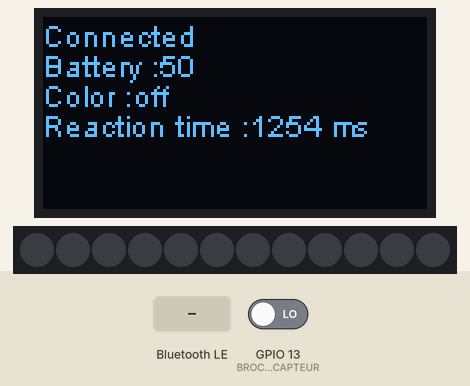
Bench run of a sketch on a simulated ESP32. Parts: 128×64 one-colour display, 12 RGB LEDs in strip order, left to right. The inputs (shaded band) are chosen by the test bench; at power-on: GPIO 13 (BROCHE_CAPTEUR) LOW. Dim RGB values are drawn brighter than linear; nothing arrives over Bluetooth unless stated; a phone connects over Bluetooth LE 3 s after start; what the sketch prints to the serial monitor is not drawn.

Above: at 3.6 s.
3.7 s: Bluetooth LE write "white" received
At 4.7 s:
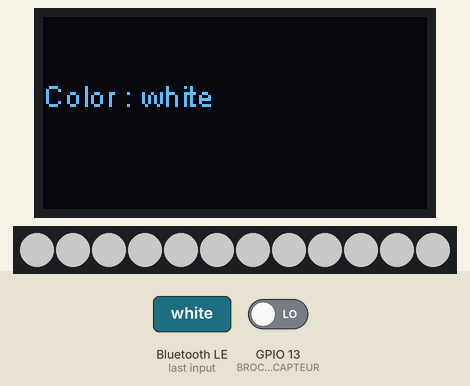
5.2 s: Bluetooth LE write "white" received
At 5.8 s:
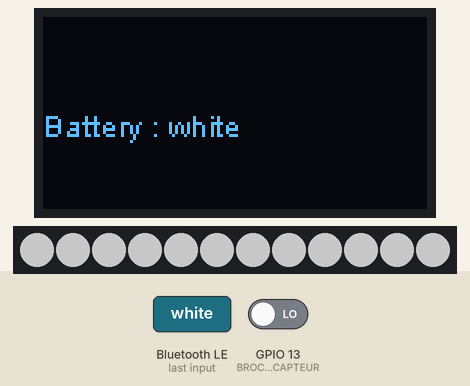
6.7 s: Bluetooth LE write "red" received
At 7.9 s:
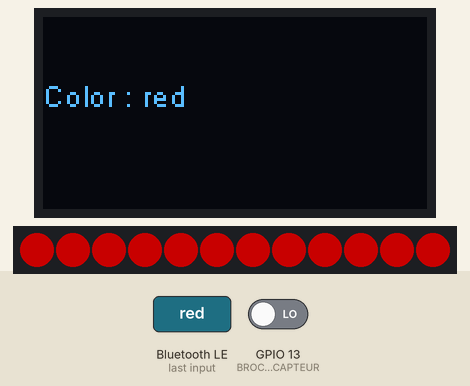
8.2 s: Bluetooth LE write "red" received
At 9.3 s:
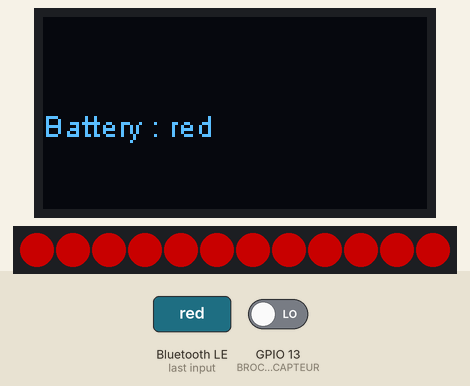
9.7 s: Bluetooth LE write "green" received
At 10.4 s:
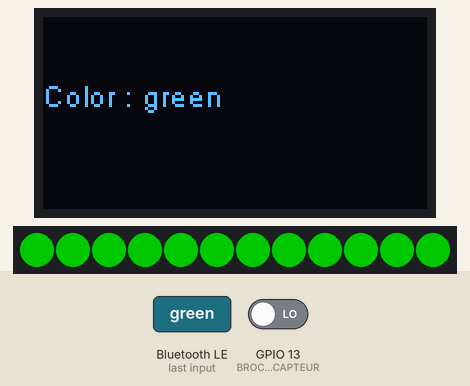
11.2 s: Bluetooth LE write "green" received
At 11.5 s:
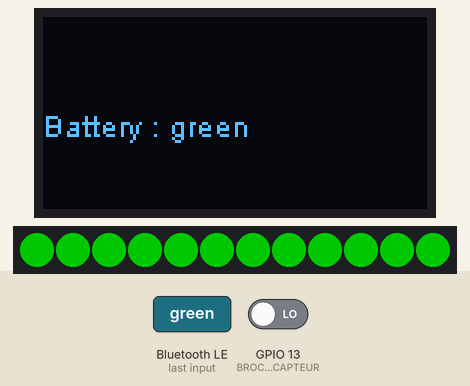
Timing chart, 0 to 13.7 s (numbered marks = the images above; inputs shaded):
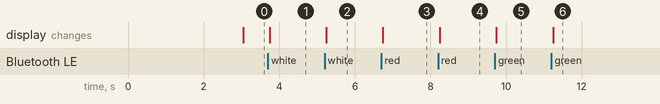

The sketch:

CodeFinale.ino
```cpp
#include <BLEDevice.h>
#include <BLEServer.h>
#include <BLEUtils.h>
#include <BLE2902.h>
#include "heltec.h"
#include "Arduino.h"
#include <Adafruit_NeoPixel.h>

bool deviceConnected = false;
int txValue = 0;

#define SERVICE_BATTERY_UUID "0000180f-0000-1000-8000-00805f9b34fb"
#define SERVICE_PLOT_UUID "4fafc202-1fb5-459e-8fcc-c5c9c331914b"
#define UUID_CHARACTERISTIC_COULEUR "8cd233ac-a2ca-450e-a7a2-d114bd53e2a3"
#define UUID_CHARACTERISTIC_TEMPSDEREACTION "8cd233ac-a2ca-450e-a7a2-ea07361b26aa"
#define UUID_CHARACTERISTIC_ID "8cd233ac-a2ca-450e-a7a2-xp94574c14ee"
#define UUID_DESCRIPTOR_CLIENT_CHAR_CONFIG "2902"

#define PIN_LED 12
#define BROCHE_CAPTEUR 13
#define DUREE_ATTENTE 10000
#define NUMPIXELS 12

Adafruit_NeoPixel pixels(NUMPIXELS, PIN_LED, NEO_GRB + NEO_KHZ800);

BLECharacteristic *pCharacteristicBattery;
BLECharacteristic *pCharacteristicColor;
BLECharacteristic *pCharacteristicID;
BLECharacteristic *pCharacteristicTempsDeReaction;
BLECharacteristic *pCharacteristicTempsPourAppuyer;

int couleur = -1;
unsigned long tempsDebutProgramme = 0;

class MyServerCallbacks : public BLEServerCallbacks {
  void onConnect(BLEServer *pServer) {
    deviceConnected = true;
    pCharacteristicColor->setValue("off");
    pCharacteristicBattery->setValue("50");
    pCharacteristicTempsDeReaction->setValue("1254 ms");

    Heltec.display->clear();
    Heltec.display->drawString(0, 0, "Connected");
    Heltec.display->drawString(0, 10, "Battery :" + String(pCharacteristicBattery->getValue().c_str()));
    Heltec.display->drawString(0, 20, "Color :" + String(pCharacteristicColor->getValue().c_str()));
    Heltec.display->drawString(0, 30, "Reaction time :" + String(pCharacteristicTempsDeReaction->getValue().c_str()));
    Heltec.display->display();
  }
};

class MyCharacteristicColorCallbacks : public BLECharacteristicCallbacks {
public:
  void onWrite(BLECharacteristic *pCharacteristic) override {
    std::string receivedData = pCharacteristic->getValue();
    const char *data = receivedData.c_str();
    String receivedDataStr = String(data);

    Heltec.display->clear();
    Heltec.display->drawString(0, 20, "Color : " + receivedDataStr);
    Heltec.display->display();

    if (strcmp(data, "white") == 0) {
      couleur = 0;
    } else if (strcmp(data, "red") == 0) {
      couleur = 1;
    } else if (strcmp(data, "green") == 0) {
      couleur = 2;
    } else if (strcmp(data, "blue") == 0) {
      couleur = 3;
    } else if (strcmp(data, "yellow") == 0) {
      couleur = 4;
    } else {
      couleur = 5;
    }

    if (couleur != -1) {
      pixels.begin();
      pixels.clear();
      pixels.setBrightness(100);

      switch (couleur) {
        case 0:
          pixels.fill(pixels.Color(255, 255, 255));  // White
          break;
        case 1:
          pixels.fill(pixels.Color(255, 0, 0));  // Red
          break;
        case 2:
          pixels.fill(pixels.Color(0, 255, 0));  // Green
          break;
        case 3:
          pixels.fill(pixels.Color(0, 0, 255));  // Blue
          break;
        case 4:
          pixels.fill(pixels.Color(255, 255, 0));  // Yellow
          break;
        default:
          pixels.clear();
          break;
      }

      tempsDebutProgramme = millis();
      Serial.println("Début de la capture du temps");
      pixels.show();

      couleur = 10;
    }
  }
};

class MyCharacteristicBatteryCallbacks : public BLECharacteristicCallbacks {
  void onWrite(BLECharacteristic *pCharacteristic) {
    std::string receivedData = pCharacteristic->getValue();
    const char *data = receivedData.c_str();
    String receivedDataStr = String(data);

    Heltec.display->clear();
    Heltec.display->drawString(0, 30, "Battery : " + receivedDataStr);
    Heltec.display->display();
  }
};

class MyCharacteristicTempsDeReactionCallbacks : public BLECharacteristicCallbacks {
  void onRead(BLECharacteristic *pCharacteristic) {
    std::string receivedData = pCharacteristic->getValue();
    const char *data = receivedData.c_str();
    String receivedDataStr = String(data);

    Heltec.display->drawString(0, 40, "Reaction Time : " + receivedDataStr);
    Heltec.display->display();
  }
};

void setup() {
  Serial.begin(115200);

  // Configuration de l'écran
  Heltec.begin(true /*DisplayEnable Enable*/, false /*LoRa Disable*/, true /*Serial Enable*/);
  Heltec.display->setFont(ArialMT_Plain_10);

  // Create the BLE Device
  BLEDevice::init("PlotKillian");

  // Create the BLE Server
  BLEServer *pServer = BLEDevice::createServer();
  pServer->setCallbacks(new MyServerCallbacks());

  // Create the BLE Battery Service
  BLEService *pServiceBattery = pServer->createService(SERVICE_BATTERY_UUID);
  pCharacteristicBattery = pServiceBattery->createCharacteristic(
    SERVICE_BATTERY_UUID,
    BLECharacteristic::PROPERTY_READ | BLECharacteristic::PROPERTY_WRITE
  );


  pServiceBattery->start();

  // Create the BLE Plot Service
  BLEService *pServicePlot = pServer->createService(SERVICE_PLOT_UUID);
  pCharacteristicColor = pServicePlot->createCharacteristic(
    UUID_CHARACTERISTIC_COULEUR,
    BLECharacteristic::PROPERTY_WRITE);


    pCharacteristicTempsDeReaction = pServicePlot->createCharacteristic(
      UUID_CHARACTERISTIC_TEMPSDEREACTION,
      BLECharacteristic::PROPERTY_READ | BLECharacteristic::PROPERTY_NOTIFY);


      pCharacteristicID = pServicePlot->createCharacteristic(
    UUID_CHARACTERISTIC_ID,
    BLECharacteristic::PROPERTY_WRITE);


  pCharacteristicColor->setCallbacks(new MyCharacteristicColorCallbacks());
  pCharacteristicBattery->setCallbacks(new MyCharacteristicBatteryCallbacks());
  pCharacteristicTempsDeReaction->setCallbacks(new MyCharacteristicTempsDeReactionCallbacks());

  pCharacteristicTempsDeReaction->addDescriptor(new BLE2902());

  BLEDescriptor *pDescriptor = pCharacteristicTempsDeReaction->getDescriptorByUUID(BLEUUID(UUID_DESCRIPTOR_CLIENT_CHAR_CONFIG));
  if (pDescriptor != nullptr) {
      Serial.println("Descriptor added successfully.");
  } else {
      Serial.println("Failed to add descriptor.");
  }

  pServicePlot->start();


  // Start advertising
  pServer->getAdvertising()->start();
  Serial.println("Waiting for a client connection to notify...");
}

void loop() {
  static int lastSensorState = HIGH;

  if (couleur != -1 && (couleur >= 1)) {
    int currentSensorState = digitalRead(BROCHE_CAPTEUR);

    if (currentSensorState == HIGH) {


      while (digitalRead(BROCHE_CAPTEUR) == HIGH){
        delay(10);
      }

      unsigned long tempsAttente = millis() - tempsDebutProgramme;
      Serial.print("L'utilisateur a attendu ");
      Serial.print(tempsAttente);
      Serial.println(" millisecondes avant d'appuyer sur le capteur.");

      String tempsAttenteStr = String(tempsAttente);
      pCharacteristicTempsDeReaction->setValue(tempsAttenteStr.c_str());
      pCharacteristicTempsDeReaction->notify();
    }

    lastSensorState = currentSensorState;
  }
}
```

Measured:
- after the input at 3.7 s, the display: changes at once (image 1)
- after the input at 5.2 s, the display: changes at once (image 2)
- after the input at 6.7 s, the display: changes at once (image 3)
- after the input at 8.2 s, the display: changes at once (image 4)
- after the input at 9.7 s, the display: changes at once (image 5)
- after the input at 11.2 s, the display: changes at once (image 6)
